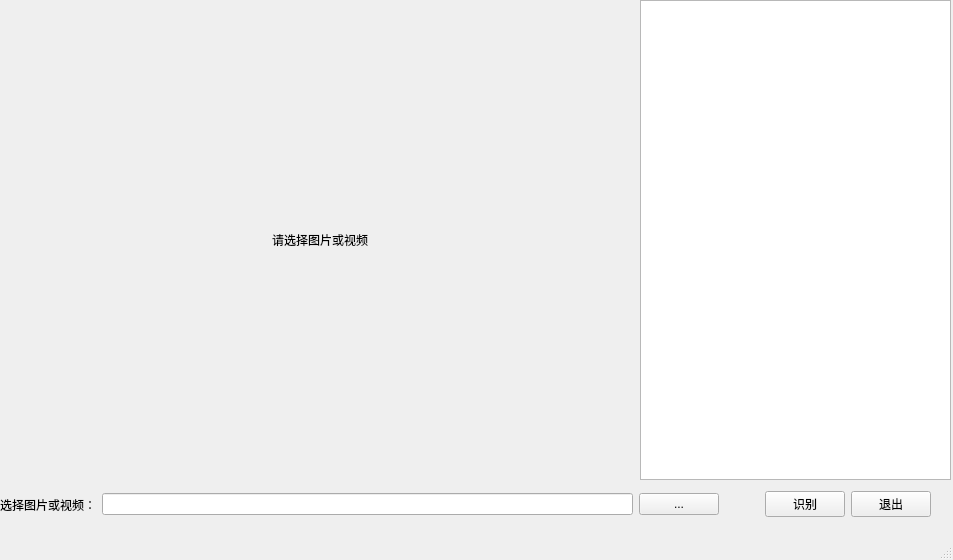
<?xml version="1.0" encoding="UTF-8"?>
<ui version="4.0">
 <class>MainWindow</class>
 <widget class="QMainWindow" name="MainWindow">
  <property name="geometry">
   <rect>
    <x>0</x>
    <y>0</y>
    <width>953</width>
    <height>560</height>
   </rect>
  </property>
  <property name="windowTitle">
   <string>本地文件检测</string>
  </property>
  <property name="windowIcon">
   <iconset>
    <normaloff>Icons/pictureworkForm.png</normaloff>Icons/pictureworkForm.png</iconset>
  </property>
  <widget class="QWidget" name="centralwidget">
   <widget class="QTableView" name="TV_info">
    <property name="geometry">
     <rect>
      <x>640</x>
      <y>0</y>
      <width>311</width>
      <height>480</height>
     </rect>
    </property>
   </widget>
   <widget class="QLabel" name="LB_Pic">
    <property name="geometry">
     <rect>
      <x>0</x>
      <y>0</y>
      <width>640</width>
      <height>480</height>
     </rect>
    </property>
    <property name="text">
     <string>请选择图片或视频</string>
    </property>
    <property name="alignment">
     <set>Qt::AlignCenter</set>
    </property>
   </widget>
   <widget class="QWidget" name="layoutWidget">
    <property name="geometry">
     <rect>
      <x>0</x>
      <y>480</y>
      <width>951</width>
      <height>49</height>
     </rect>
    </property>
    <layout class="QHBoxLayout" name="horizontalLayout">
     <item>
      <widget class="QLabel" name="label">
       <property name="text">
        <string>选择图片或视频：</string>
       </property>
      </widget>
     </item>
     <item>
      <widget class="QLineEdit" name="file"/>
     </item>
     <item>
      <widget class="QPushButton" name="file_browse">
       <property name="text">
        <string>...</string>
       </property>
      </widget>
     </item>
     <item>
      <spacer name="horizontalSpacer">
       <property name="orientation">
        <enum>Qt::Horizontal</enum>
       </property>
       <property name="sizeType">
        <enum>QSizePolicy::Minimum</enum>
       </property>
       <property name="sizeHint" stdset="0">
        <size>
         <width>40</width>
         <height>20</height>
        </size>
       </property>
      </spacer>
     </item>
     <item>
      <widget class="QPushButton" name="PB_work">
       <property name="text">
        <string>识别</string>
       </property>
      </widget>
     </item>
     <item>
      <widget class="QPushButton" name="cancel">
       <property name="text">
        <string>退出</string>
       </property>
      </widget>
     </item>
     <item>
      <spacer name="horizontalSpacer_2">
       <property name="orientation">
        <enum>Qt::Horizontal</enum>
       </property>
       <property name="sizeType">
        <enum>QSizePolicy::Minimum</enum>
       </property>
       <property name="sizeHint" stdset="0">
        <size>
         <width>20</width>
         <height>20</height>
        </size>
       </property>
      </spacer>
     </item>
    </layout>
   </widget>
  </widget>
  <widget class="QStatusBar" name="statusbar"/>
 </widget>
 <resources/>
 <connections/>
</ui>
